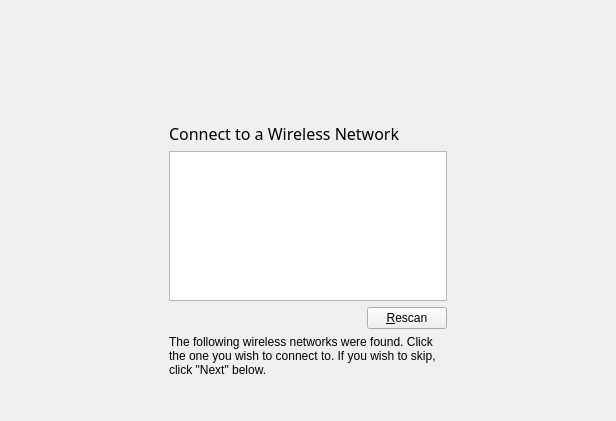
      <widget class="QWidget" name="Page_Wifi">
       <layout class="QGridLayout" name="gridLayout_8">
        <item row="0" column="1">
         <spacer name="verticalSpacer_14">
          <property name="orientation">
           <enum>Qt::Vertical</enum>
          </property>
          <property name="sizeType">
           <enum>QSizePolicy::Expanding</enum>
          </property>
          <property name="sizeHint" stdset="0">
           <size>
            <width>20</width>
            <height>50</height>
           </size>
          </property>
         </spacer>
        </item>
        <item row="1" column="0" rowspan="2">
         <spacer name="horizontalSpacer_24">
          <property name="orientation">
           <enum>Qt::Horizontal</enum>
          </property>
          <property name="sizeType">
           <enum>QSizePolicy::Expanding</enum>
          </property>
          <property name="sizeHint" stdset="0">
           <size>
            <width>158</width>
            <height>288</height>
           </size>
          </property>
         </spacer>
        </item>
        <item row="1" column="1">
         <layout class="QVBoxLayout" name="verticalLayout_5">
          <item>
           <layout class="QHBoxLayout" name="horizontalLayout_5">
            <item>
             <spacer name="horizontalSpacer_20">
              <property name="orientation">
               <enum>Qt::Horizontal</enum>
              </property>
              <property name="sizeHint" stdset="0">
               <size>
                <width>40</width>
                <height>20</height>
               </size>
              </property>
             </spacer>
            </item>
            <item>
             <widget class="QLabel" name="label_19">
              <property name="sizePolicy">
               <sizepolicy hsizetype="Fixed" vsizetype="Fixed">
                <horstretch>0</horstretch>
                <verstretch>0</verstretch>
               </sizepolicy>
              </property>
              <property name="minimumSize">
               <size>
                <width>55</width>
                <height>55</height>
               </size>
              </property>
              <property name="maximumSize">
               <size>
                <width>55</width>
                <height>55</height>
               </size>
              </property>
              <property name="styleSheet">
               <string notr="true">border: transparent;
background: transparent;</string>
              </property>
              <property name="text">
               <string/>
              </property>
              <property name="pixmap">
               <pixmap resource="pc-firstboot.qrc">:/modules/images/network.png</pixmap>
              </property>
              <property name="scaledContents">
               <bool>true</bool>
              </property>
             </widget>
            </item>
            <item>
             <spacer name="horizontalSpacer_21">
              <property name="orientation">
               <enum>Qt::Horizontal</enum>
              </property>
              <property name="sizeHint" stdset="0">
               <size>
                <width>40</width>
                <height>20</height>
               </size>
              </property>
             </spacer>
            </item>
           </layout>
          </item>
          <item>
           <widget class="QLabel" name="label_20">
            <property name="font">
             <font>
              <family>Noto Sans</family>
              <pointsize>12</pointsize>
             </font>
            </property>
            <property name="styleSheet">
             <string notr="true">background: transparent;</string>
            </property>
            <property name="text">
             <string>Connect to a Wireless Network</string>
            </property>
           </widget>
          </item>
          <item>
           <widget class="QListWidget" name="listWidgetWifi">
            <property name="maximumSize">
             <size>
              <width>16777215</width>
              <height>150</height>
             </size>
            </property>
           </widget>
          </item>
          <item>
           <layout class="QHBoxLayout" name="horizontalLayout_6">
            <item>
             <spacer name="horizontalSpacer_22">
              <property name="orientation">
               <enum>Qt::Horizontal</enum>
              </property>
              <property name="sizeHint" stdset="0">
               <size>
                <width>198</width>
                <height>20</height>
               </size>
              </property>
             </spacer>
            </item>
            <item>
             <widget class="QPushButton" name="pushButtonRescan">
              <property name="text">
               <string>&amp;Rescan</string>
              </property>
              <property name="icon">
               <iconset resource="pc-firstboot.qrc">
                <normaloff>:/modules/images/view-refresh.png</normaloff>:/modules/images/view-refresh.png</iconset>
              </property>
             </widget>
            </item>
           </layout>
          </item>
          <item>
           <widget class="QLabel" name="label_21">
            <property name="styleSheet">
             <string notr="true">background: transparent;</string>
            </property>
            <property name="text">
             <string>The following wireless networks were found. Click the one you wish to connect to. If you wish to skip, click &quot;Next&quot; below. </string>
            </property>
            <property name="wordWrap">
             <bool>true</bool>
            </property>
           </widget>
          </item>
         </layout>
        </item>
        <item row="1" column="2">
         <spacer name="horizontalSpacer_23">
          <property name="orientation">
           <enum>Qt::Horizontal</enum>
          </property>
          <property name="sizeType">
           <enum>QSizePolicy::Expanding</enum>
          </property>
          <property name="sizeHint" stdset="0">
           <size>
            <width>158</width>
            <height>228</height>
           </size>
          </property>
         </spacer>
        </item>
        <item row="2" column="1">
         <spacer name="verticalSpacer_16">
          <property name="orientation">
           <enum>Qt::Vertical</enum>
          </property>
          <property name="sizeType">
           <enum>QSizePolicy::Expanding</enum>
          </property>
          <property name="sizeHint" stdset="0">
           <size>
            <width>20</width>
            <height>27</height>
           </size>
          </property>
         </spacer>
        </item>
       </layout>
      </widget>
